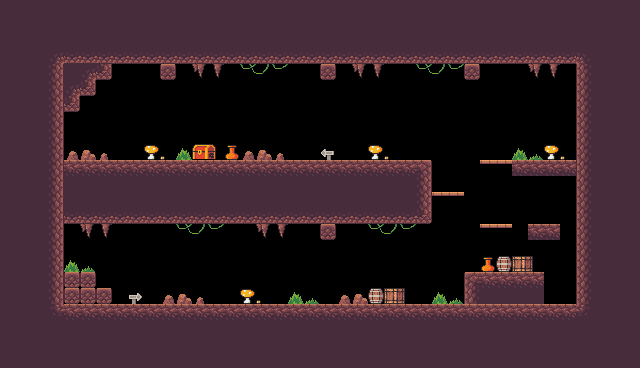

The image is a tile-based game level rendered from a .tmx file. Its description and source (layers, tilesets, objects; grid data summarised) follow:
An orthogonal 40x23 tile map with 16x16 px tiles, 1 tile layer (Background), 3 tilesets and 40 objects (11x Fruit, 5x Saw, 3x Platform, Checkpoint, Player, ...).

<map version="1.10" tiledversion="1.11.2" orientation="orthogonal" renderorder="right-down" width="40" height="23" tilewidth="16" tileheight="16" infinite="0" nextlayerid="5" nextobjectid="143">
 <tileset firstgid="1" source="Tileset_Cave.tsx" />
 <tileset firstgid="9" source="background.tsx" />
 <tileset firstgid="489" source="tileset-cave.tsx" />
 <layer id="2" name="Background" width="40" height="23">
  <data>[920 cells, 631 non-empty, 34 distinct tile ids]</data>
 </layer>
 <objectgroup id="3" name="Collisions">
  <object id="77" x="48" y="48" width="544" height="16" />
  <object id="78" x="576" y="48" width="16" height="272" />
  <object id="79" x="48" y="304" width="544" height="16" />
  <object id="82" x="48" y="48" width="16" height="272" />
  <object id="110" x="64" y="160" width="368" height="64" />
  <object id="111" x="64" y="64" width="48" height="16" />
  <object id="112" x="64" y="80" width="32" height="16" />
  <object id="113" x="64" y="96" width="16" height="16" />
  <object id="114" x="160" y="64" width="16" height="16" />
  <object id="115" x="320" y="64" width="16" height="16" />
  <object id="116" x="464" y="64" width="16" height="16" />
  <object id="117" type="Platform" x="480" y="160" width="32" height="16" />
  <object id="118" type="Platform" x="432" y="192" width="32" height="16" />
  <object id="119" type="Platform" x="480" y="224" width="32" height="16" />
  <object id="120" x="512" y="160" width="64" height="16" />
  <object id="121" x="528" y="224" width="32" height="16" />
  <object id="122" x="464" y="272" width="80" height="32" />
  <object id="123" x="320" y="224" width="16" height="16" />
  <object id="125" x="64" y="272" width="32" height="32" />
  <object id="126" x="96" y="288" width="16" height="16" />
 </objectgroup>
 <objectgroup id="4" name="Spawnpoints">
  <object id="101" name="Checkpoint" type="Checkpoint" x="528" y="96" width="32" height="64">
   <properties>
    <property name="next_level" value="Level-09.tmx" />
    <property name="type" value="Checkpoint" />
   </properties>
  </object>
  <object id="102" name="Player" type="Player" x="112" y="240" width="30" height="31" />
  <object id="134" name="Strawberry" type="Fruit" x="112" y="128" width="32" height="32" />
  <object id="138" name="Strawberry" type="Fruit" x="80" y="128" width="32" height="32" />
  <object id="139" name="Strawberry" type="Fruit" x="80" y="96" width="32" height="32" />
  <object id="140" name="Strawberry" type="Fruit" x="112" y="96" width="32" height="32" />
  <object id="104" name="Saw" type="Saw" x="160" y="224" width="32" height="32">
   <properties>
    <property name="isVertical" type="bool" value="true" />
    <property name="offNeg" type="float" value="0" />
    <property name="offPos" type="float" value="4" />
   </properties>
  </object>
  <object id="129" name="Saw" type="Saw" x="288" y="224" width="32" height="32">
   <properties>
    <property name="isVertical" type="bool" value="true" />
    <property name="offNeg" type="float" value="0" />
    <property name="offPos" type="float" value="4" />
   </properties>
  </object>
  <object id="128" name="Saw" type="Saw" x="224" y="272" width="32" height="32">
   <properties>
    <property name="isVertical" type="bool" value="true" />
    <property name="offNeg" type="float" value="4" />
    <property name="offPos" type="float" value="0" />
   </properties>
  </object>
  <object id="135" name="Saw" type="Saw" x="192" y="64" width="32" height="32">
   <properties>
    <property name="isVertical" type="bool" value="true" />
    <property name="offNeg" type="float" value="0" />
    <property name="offPos" type="float" value="4" />
   </properties>
  </object>
  <object id="131" name="Saw" type="Saw" x="352" y="272" width="32" height="32">
   <properties>
    <property name="isVertical" type="bool" value="true" />
    <property name="offNeg" type="float" value="4" />
    <property name="offPos" type="float" value="0" />
   </properties>
  </object>
  <object id="105" name="Chicken" type="Chicken" x="192" y="128" width="32" height="32">
   <properties>
    <property name="offNeg" type="float" value="8" />
    <property name="offPos" type="float" value="13" />
   </properties>
  </object>
  <object id="106" name="Orange" type="Fruit" x="97" y="163.5" width="32" height="32" />
  <object id="107" name="Bananas" type="Fruit" x="256" y="80" width="32" height="32" />
  <object id="136" name="Bananas" type="Fruit" x="288" y="80" width="32" height="32" />
  <object id="137" name="Bananas" type="Fruit" x="272" y="112" width="32" height="32" />
  <object id="108" name="Kiwi" type="Fruit" x="416" y="80" width="32" height="32" />
  <object id="141" name="Kiwi" type="Fruit" x="448" y="80" width="32" height="32" />
  <object id="142" name="Kiwi" type="Fruit" x="432" y="96" width="32" height="32" />
  <object id="109" name="Play" type="Button" x="576" y="48" width="16" height="16" />
 </objectgroup>
</map>
